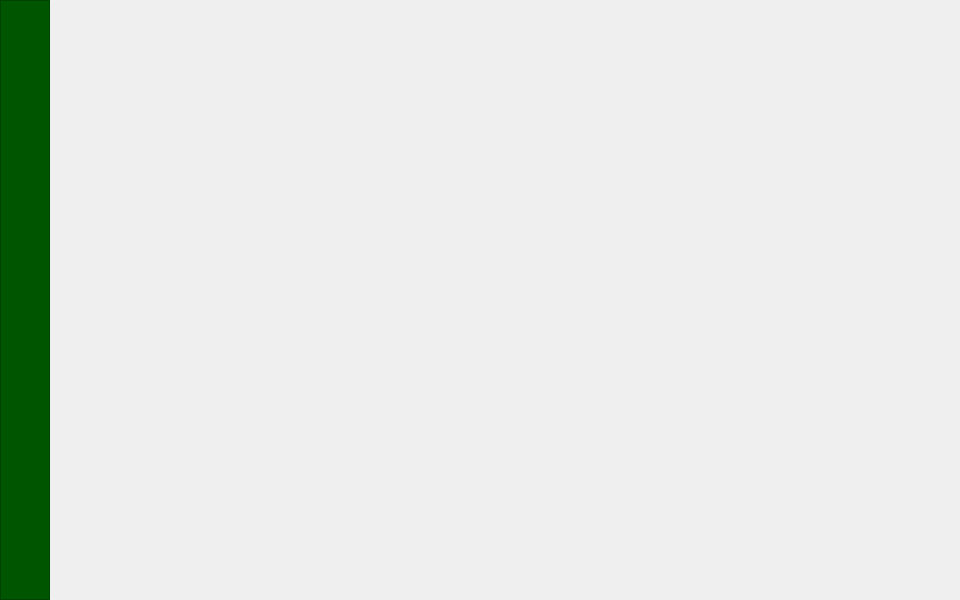
<?xml version="1.0" encoding="UTF-8"?>
<ui version="4.0">
 <class>wid_main</class>
 <widget class="QWidget" name="wid_main">
  <property name="geometry">
   <rect>
    <x>0</x>
    <y>0</y>
    <width>960</width>
    <height>600</height>
   </rect>
  </property>
  <property name="sizePolicy">
   <sizepolicy hsizetype="Expanding" vsizetype="Fixed">
    <horstretch>0</horstretch>
    <verstretch>0</verstretch>
   </sizepolicy>
  </property>
  <property name="minimumSize">
   <size>
    <width>960</width>
    <height>600</height>
   </size>
  </property>
  <property name="windowTitle">
   <string>tigen</string>
  </property>
  <property name="layoutDirection">
   <enum>Qt::LeftToRight</enum>
  </property>
  <property name="styleSheet">
   <string notr="true"/>
  </property>
  <layout class="QHBoxLayout" name="horizontalLayout" stretch="1,0">
   <property name="leftMargin">
    <number>0</number>
   </property>
   <property name="topMargin">
    <number>0</number>
   </property>
   <property name="rightMargin">
    <number>0</number>
   </property>
   <property name="bottomMargin">
    <number>0</number>
   </property>
   <item>
    <widget class="QListWidget" name="lwLeftBar">
     <property name="minimumSize">
      <size>
       <width>50</width>
       <height>0</height>
      </size>
     </property>
     <property name="maximumSize">
      <size>
       <width>50</width>
       <height>16777215</height>
      </size>
     </property>
     <property name="styleSheet">
      <string notr="true">background-color: rgb(0, 85, 0);</string>
     </property>
    </widget>
   </item>
   <item>
    <widget class="QWidget" name="widMain" native="true">
     <property name="sizePolicy">
      <sizepolicy hsizetype="Expanding" vsizetype="Expanding">
       <horstretch>0</horstretch>
       <verstretch>0</verstretch>
      </sizepolicy>
     </property>
     <property name="styleSheet">
      <string notr="true"/>
     </property>
     <layout class="QVBoxLayout" name="verticalLayout"/>
    </widget>
   </item>
  </layout>
 </widget>
 <resources/>
 <connections/>
</ui>
